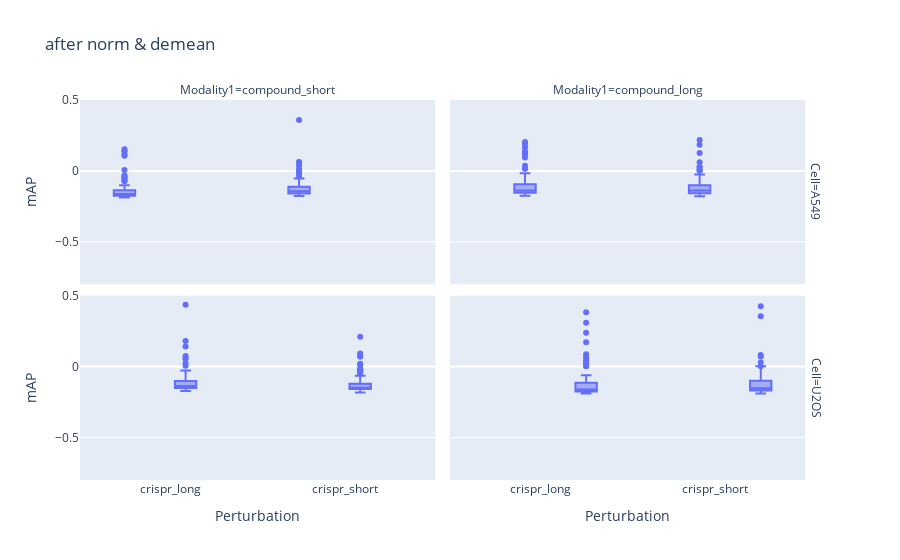

The code cell stored with this chart in its notebook:
### Code cell
y_range=[      -0.8,0.5            ]


fig = px.box(
    data_frame=gene_compound_matching_map_df,
    x="Modality2",
    y="mAP",
    facet_col="Modality1",
    facet_row="Cell",
    title='after norm & demean'
)
fig.update_layout(
    yaxis_range=y_range,
    xaxis1=dict(title="Perturbation"),
    xaxis2=dict(title="Perturbation"),
    yaxis1=dict(title="mAP"),
    yaxis3=dict(title="mAP"),
)


#fig.write_image('44b.png')
fig.show()

### Figure 1 — Plotly figure (JSON) as saved in the notebook; plotly's stock layout.template omitted (floating-point values rounded to 4 significant figures; data arrays with more than 128 entries replaced by an {"elided": "..."} marker saying what was removed)
{"data": [{"alignmentgroup": "True", "hovertemplate": "Cell=A549<br>Modality1=compound_short<br>Modality2=%{x}<br>mAP=%{y}<extra></extra>", "legendgroup": "", "marker": {"color": "#636efa"}, "name": "", "notched": false, "offsetgroup": "", "orientation": "v", "showlegend": false, "type": "box", "x": {"elided": "195 str values"}, "x0": " ", "xaxis": "x3", "y": {"elided": "195 float values"}, "y0": " ", "yaxis": "y3"}, {"alignmentgroup": "True", "hovertemplate": "Cell=A549<br>Modality1=compound_long<br>Modality2=%{x}<br>mAP=%{y}<extra></extra>", "legendgroup": "", "marker": {"color": "#636efa"}, "name": "", "notched": false, "offsetgroup": "", "orientation": "v", "showlegend": false, "type": "box", "x": {"elided": "214 str values"}, "x0": " ", "xaxis": "x4", "y": {"elided": "214 float values"}, "y0": " ", "yaxis": "y4"}, {"alignmentgroup": "True", "hovertemplate": "Cell=U2OS<br>Modality1=compound_short<br>Modality2=%{x}<br>mAP=%{y}<extra></extra>", "legendgroup": "", "marker": {"color": "#636efa"}, "name": "", "notched": false, "offsetgroup": "", "orientation": "v", "showlegend": false, "type": "box", "x": {"elided": "192 str values"}, "x0": " ", "xaxis": "x", "y": {"elided": "192 float values"}, "y0": " ", "yaxis": "y"}, {"alignmentgroup": "True", "hovertemplate": "Cell=U2OS<br>Modality1=compound_long<br>Modality2=%{x}<br>mAP=%{y}<extra></extra>", "legendgroup": "", "marker": {"color": "#636efa"}, "name": "", "notched": false, "offsetgroup": "", "orientation": "v", "showlegend": false, "type": "box", "x": {"elided": "173 str values"}, "x0": " ", "xaxis": "x2", "y": {"elided": "173 float values"}, "y0": " ", "yaxis": "y2"}], "layout": {"annotations": [{"font": {}, "showarrow": false, "text": "Modality1=compound_short", "x": 0.24, "xanchor": "center", "xref": "paper", "y": 1, "yanchor": "bottom", "yref": "paper"}, {"font": {}, "showarrow": false, "text": "Modality1=compound_long", "x": 0.74, "xanchor": "center", "xref": "paper", "y": 1, "yanchor": "bottom", "yref": "paper"}, {"font": {}, "showarrow": false, "text": "Cell=U2OS", "textangle": 90, "x": 0.98, "xanchor": "left", "xref": "paper", "y": 0.2425, "yanchor": "middle", "yref": "paper"}, {"font": {}, "showarrow": false, "text": "Cell=A549", "textangle": 90, "x": 0.98, "xanchor": "left", "xref": "paper", "y": 0.7575, "yanchor": "middle", "yref": "paper"}], "boxmode": "group", "legend": {"tracegroupgap": 0}, "title": {"text": "after norm & demean"}, "xaxis": {"anchor": "y", "domain": [0, 0.48], "title": {"text": "Perturbation"}}, "xaxis2": {"anchor": "y2", "domain": [0.5, 0.98], "matches": "x", "title": {"text": "Perturbation"}}, "xaxis3": {"anchor": "y3", "domain": [0, 0.48], "matches": "x", "showticklabels": false}, "xaxis4": {"anchor": "y4", "domain": [0.5, 0.98], "matches": "x", "showticklabels": false}, "yaxis": {"anchor": "x", "domain": [0, 0.485], "range": [-0.8, 0.5], "title": {"text": "mAP"}}, "yaxis2": {"anchor": "x2", "domain": [0, 0.485], "matches": "y", "showticklabels": false}, "yaxis3": {"anchor": "x3", "domain": [0.515, 1], "matches": "y", "title": {"text": "mAP"}}, "yaxis4": {"anchor": "x4", "domain": [0.515, 1], "matches": "y", "showticklabels": false}}}
